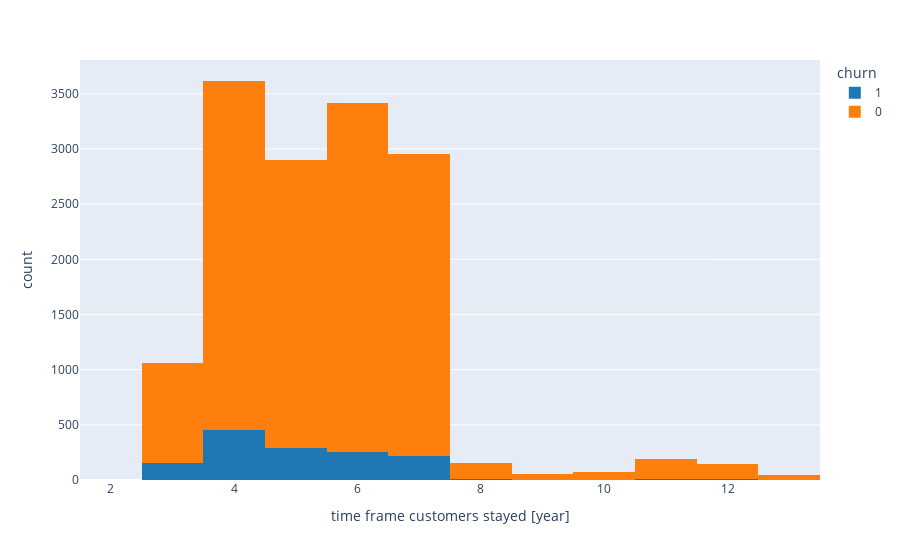

This figure's notebook cell:
### Markdown cell above
# most churned customers aged 3 to 7 years

### Code cell
fig=px.histogram(client_df,x="time_stayed",color="churn",color_discrete_sequence=px.colors.qualitative.D3)
fig.update_layout( xaxis_title="time frame customers stayed [year]")
fig.show()

### Figure 1 — Plotly figure (JSON) as saved in the notebook; plotly's stock layout.template omitted (floating-point values rounded to 4 significant figures; data arrays with more than 128 entries replaced by an {"elided": "..."} marker saying what was removed)
{"data": [{"alignmentgroup": "True", "bingroup": "x", "hovertemplate": "churn=1<br>time_stayed=%{x}<br>count=%{y}<extra></extra>", "legendgroup": "1", "marker": {"color": "#1F77B4", "pattern": {"shape": ""}}, "name": "1", "offsetgroup": "1", "orientation": "v", "showlegend": true, "type": "histogram", "x": {"elided": "1419 int values"}, "xaxis": "x", "yaxis": "y"}, {"alignmentgroup": "True", "bingroup": "x", "hovertemplate": "churn=0<br>time_stayed=%{x}<br>count=%{y}<extra></extra>", "legendgroup": "0", "marker": {"color": "#FF7F0E", "pattern": {"shape": ""}}, "name": "0", "offsetgroup": "0", "orientation": "v", "showlegend": true, "type": "histogram", "x": {"elided": "13187 int values"}, "xaxis": "x", "yaxis": "y"}], "layout": {"barmode": "relative", "legend": {"title": {"text": "churn"}, "tracegroupgap": 0}, "margin": {"t": 60}, "xaxis": {"anchor": "y", "domain": [0, 1], "title": {"text": "time frame customers stayed [year]"}}, "yaxis": {"anchor": "x", "domain": [0, 1], "title": {"text": "count"}}}}
